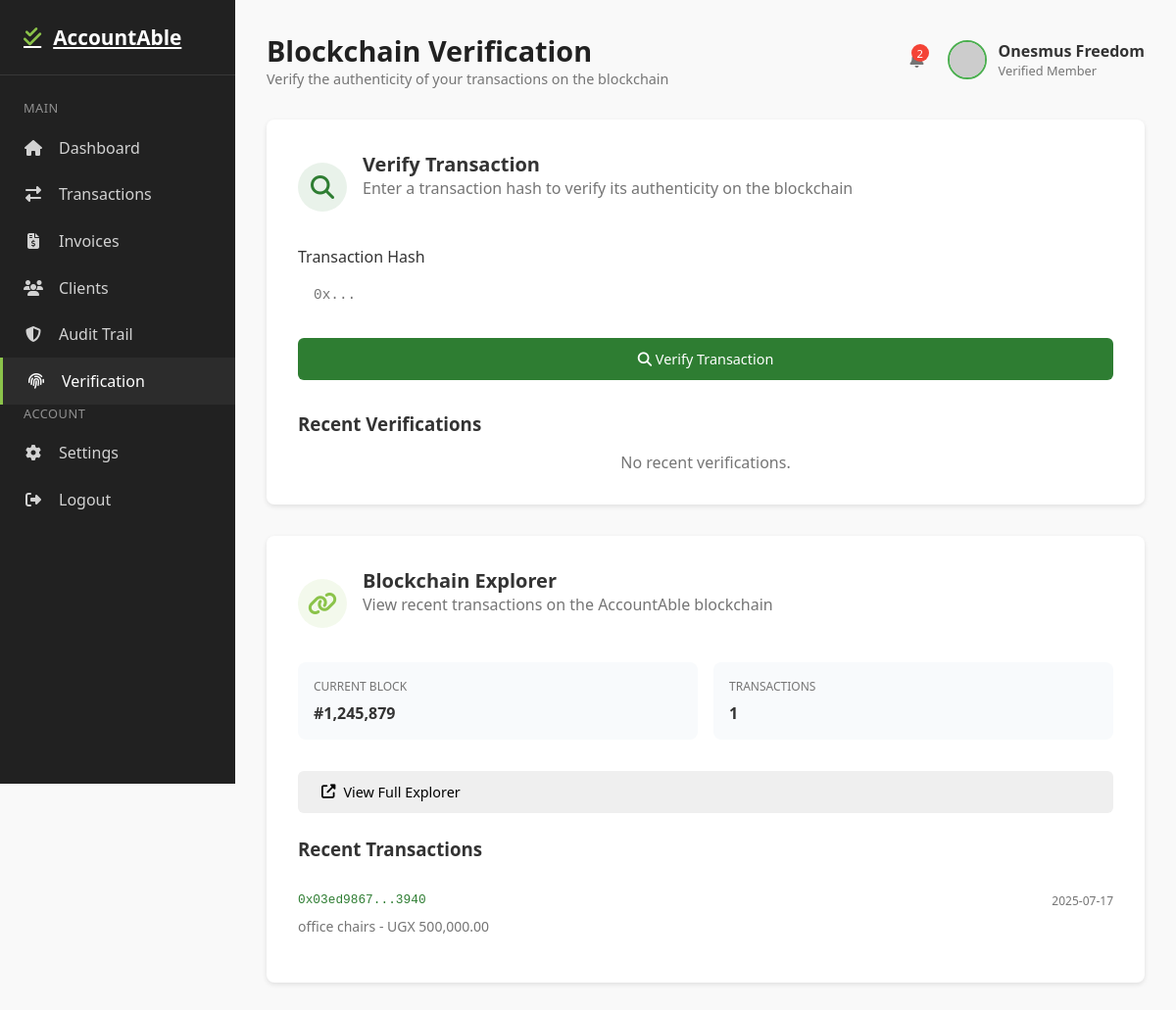
The app's page /Verification.php (signed in) with its own data.
### tables this page shows
CREATE TABLE IF NOT EXISTS `users` (
  `user_id` int NOT NULL AUTO_INCREMENT,
  `full_name` varchar(50) NOT NULL,
  `email` varchar(75) NOT NULL,
  `phone_number` varchar(50) DEFAULT NULL,
  `password_hash` varchar(255) NOT NULL,
  `company_name` varchar(100) DEFAULT NULL,
  `user_role` varchar(15) DEFAULT 'Verified Member',
  `avatar_url` varchar(100) DEFAULT NULL,
  `two_factor_enabled` tinyint(1) DEFAULT '0',
  `blockchain_verification_enabled` tinyint(1) DEFAULT '1',
  `login_notifications_enabled` tinyint(1) DEFAULT '1',
  `default_currency` varchar(10) DEFAULT 'UGX',
  `timezone` varchar(100) DEFAULT 'Africa/Kampala',
  `language` varchar(5) DEFAULT 'en',
  `auto_lock_enabled` tinyint(1) DEFAULT '0',
  `created_at` timestamp NULL DEFAULT CURRENT_TIMESTAMP,
  `updated_at` timestamp NULL DEFAULT CURRENT_TIMESTAMP ON UPDATE CURRENT_TIMESTAMP,
  PRIMARY KEY (`user_id`),
  UNIQUE KEY `email` (`email`),
  KEY `idx_users_email` (`email`)
);

CREATE TABLE IF NOT EXISTS `transactions` (
  `transaction_id` int NOT NULL AUTO_INCREMENT,
  `user_id` int NOT NULL,
  `client_id` int DEFAULT NULL,
  `transaction_date` date NOT NULL,
  `description` text,
  `category` varchar(100) DEFAULT NULL,
  `amount` decimal(18,2) NOT NULL,
  `currency` varchar(10) NOT NULL,
  `transaction_type` enum('Income','Expense','Transfer') NOT NULL,
  `blockchain_status` enum('Verified','Pending','Failed') DEFAULT 'Pending',
  `blockchain_hash` varchar(255) DEFAULT NULL,
  `created_at` timestamp NULL DEFAULT CURRENT_TIMESTAMP,
  `updated_at` timestamp NULL DEFAULT CURRENT_TIMESTAMP ON UPDATE CURRENT_TIMESTAMP,
  PRIMARY KEY (`transaction_id`),
  UNIQUE KEY `blockchain_hash` (`blockchain_hash`(191)),
  KEY `client_id` (`client_id`),
  KEY `idx_transactions_user_id` (`user_id`),
  KEY `idx_transactions_date` (`transaction_date`)
);

### user.php (called while the page is built, shortened)
<?php
class User {
    private $pdo;
    public function __construct(PDO $pdo) {
        $this->pdo = $pdo;
    }
    public function getUserById($userId) {
        try {
            $stmt = $this->pdo->prepare("SELECT * FROM Users WHERE user_id = :user_id");
            $stmt->bindParam(':user_id', $userId, PDO::PARAM_INT);
            $stmt->execute();
            $user = $stmt->fetch();
            if ($user) {
                unset($user['password_hash']);
            }
            return $user;
        } catch (PDOException $e) {
            error_log("Error fetching user by ID: " . $e->getMessage());
            return false;
        }
    }
}
?>

### Verification.php (the view, shortened to what this page needs)
<?php
require_once 'db_connect.php';
require_once 'User.php';
class AuditTrail {
    private $pdo;
    public function __construct(PDO $pdo) {
        $this->pdo = $pdo;
    }
    public function getAuditTrailEntries(
        $userId,
        $limit,
        $offset = 0,
        $searchTerm = '',
        $activityTypeFilter = '',
        $activityStatusFilter = ''
    ) {
        $entries = [];
        $total = 0;
        try {
            $sql = "SELECT at.*, u.full_name AS user_name
                    FROM AuditTrail at
                    LEFT JOIN Users u ON at.user_id = u.user_id
                    WHERE at.user_id = :user_id";
            $params = [':user_id' => $userId];
            if (!empty($activityTypeFilter) && $activityTypeFilter !== 'All Activities') {
                $sql .= " AND at.activity_type = :activity_type";
                $params[':activity_type'] = $activityTypeFilter;
            }
            if (!empty($activityStatusFilter) && $activityStatusFilter !== 'All Status') {
                $sql .= " AND at.activity_status = :activity_status";
                $params[':activity_status'] = $activityStatusFilter;
            }
            $countSql = "SELECT COUNT(*) FROM (" . $sql . ") AS subquery";
            $countStmt = $this->pdo->prepare($countSql);
            $countStmt->execute($params);
            $total = $countStmt->fetchColumn();
            $sql .= " ORDER BY at.timestamp DESC LIMIT :limit OFFSET :offset";
            $params[':limit'] = $limit;
            $params[':offset'] = $offset;
            $stmt = $this->pdo->prepare($sql);
            $stmt->execute($params);
            $entries = $stmt->fetchAll();
        } catch (PDOException $e) {
            error_log("Error fetching audit trail entries: " . $e->getMessage());
        }
        return ['entries' => $entries, 'total' => $total];
    }
}
class Transaction {
    private $pdo;
    public function __construct(PDO $pdo) {
        $this->pdo = $pdo;
    }
    public function getRecentBlockchainTransactions($userId, $limit = 5) {
        try {
            $stmt = $this->pdo->prepare("SELECT transaction_id, description, amount, transaction_date, blockchain_hash FROM Transactions WHERE user_id = :user_id AND blockchain_hash IS NOT NULL ORDER BY transaction_date DESC, created_at DESC LIMIT :limit");
            $stmt->bindParam(':user_id', $userId, PDO::PARAM_INT);
            $stmt->bindParam(':limit', $limit, PDO::PARAM_INT);
            $stmt->execute();
            return $stmt->fetchAll(PDO::FETCH_ASSOC);
        } catch (PDOException $e) {
            error_log("Error fetching recent blockchain transactions: " . $e->getMessage());
            return [];
        }
    }
    public function getTotalTransactionsCount($userId) {
        try {
            $stmt = $this->pdo->prepare("SELECT COUNT(*) FROM Transactions WHERE user_id = :user_id");
            $stmt->bindParam(':user_id', $userId, PDO::PARAM_INT);
            $stmt->execute();
            return $stmt->fetchColumn();
        } catch (PDOException $e) {
            error_log("Error fetching total transactions count: " . $e->getMessage());
            return 0;
        }
    }
}
$userHandler = new User($pdo);
$transactionHandler = new Transaction($pdo);
$auditTrailHandler = new AuditTrail($pdo);
$userId = $_SESSION['user_id'];
$currentUser = $userHandler->getUserById($userId);
$recentBlockchainTransactions = $transactionHandler->getRecentBlockchainTransactions($userId, 10);
$recentVerificationsData = $auditTrailHandler->getAuditTrailEntries(
    $userId,
    5,
    0,
    '',
    'Verification',
    'Success'
);
$recentVerifications = $recentVerificationsData['entries'];
$totalTransactionsCount = $transactionHandler->getTotalTransactionsCount($userId);
$currentBlockNumber = '#1,245,879';
?>
<!DOCTYPE html>
<html lang="en">
  <head>
    <link
      rel="stylesheet"
      href="https://cdnjs.cloudflare.com/ajax/libs/font-awesome/6.4.0/css/all.min.css"
    />
  </head>
  <body>
    <aside class="sidebar">
      <div class="sidebar-header">
        <a href="udashboard.php" class="logo">
          <i class="fas fa-check-double"></i>
          <span>AccountAble</span>
        </a>
      </div>
      <nav class="nav-menu">
        <div class="menu-title">Main</div>
        <a href="udashboard.php" class="nav-item">
            <i class="fas fa-home"></i>
            <span>Dashboard</span>
        </a>
        <a href="transactions.php" class="nav-item">
            <i class="fas fa-exchange-alt"></i>
            <span>Transactions</span>
        </a>
        <a href="invoices.php" class="nav-item">
            <i class="fas fa-file-invoice-dollar"></i>
            <span>Invoices</span>
        </a>
        <a href="client.php" class="nav-item">
            <i class="fas fa-users"></i>
            <span>Clients</span>
        </a>
        <a href="Audit-Trail.php" class="nav-item">
            <i class="fas fa-shield-alt"></i>
            <span>Audit Trail</span>
        </a>
        <a href="Verification.php" class="nav-item active">
            <i class="fas fa-fingerprint"></i>
            <span>Verification</span>
        </a>
        <div class="menu-title">Account</div>
        <a href="settings.php" class="nav-item">
            <i class="fas fa-cog"></i>
            <span>Settings</span>
        </a>
        <a href="Logout.php" class="nav-item">
            <i class="fas fa-sign-out-alt"></i>
            <span>Logout</span>
        </a>
      </nav>
    </aside>
    <main class="main-content">
      <header class="dashboard-header">
        <div class="page-title">
          <h1>Blockchain Verification</h1>
          <p>Verify the authenticity of your transactions on the blockchain</p>
        </div>
        <div class="user-menu">
          <div class="notification-icon">
            <span class="notification-badge">2</span>
          </div>
          <div class="user-profile">
            <img
              src="https://placehold.co/40x40/2e7d32/ffffff?text=<?php echo substr($currentUser['full_name'], 0, 1); ?>"
              alt="User"
              class="user-avatar"
            />
            <div>
              <div class="user-name"><?php echo htmlspecialchars($currentUser['full_name']); ?></div>
              <div class="user-role"><?php echo htmlspecialchars($currentUser['user_role']); ?></div>
            </div>
          </div>
        </div>
      </header>
      <div class="verification-container">
        <div class="verification-card">
          <div class="verification-header">
            <div class="verification-icon">
              <i class="fas fa-search"></i>
            </div>
            <div>
              <h2 class="verification-title">Verify Transaction</h2>
              <p class="verification-desc">
                Enter a transaction hash to verify its authenticity on the
                blockchain
              </p>
            </div>
          </div>
          <div class="verification-form">
            <div class="form-group">
              <label for="tx-hash">Transaction Hash</label>
              <input
                type="text"
                id="tx-hash"
                class="form-control hash-input"
                placeholder="0x..."
              />
            </div>
            <button class="btn btn-primary btn-block" id="verify-btn">
              <i class="fas fa-search"></i> Verify Transaction
            </button>
          </div>
          <div class="recent-verifications">
            <h3 style="margin-bottom: 1rem">Recent Verifications</h3>
            <div id="recent-verifications-list">
                <?php if (!empty($recentVerifications)): ?>
                    <?php foreach ($recentVerifications as $verification): ?>
                        <div class="verification-item">
                            <div class="verification-item-icon">
                                <i class="fas fa-<?php echo ($verification['activity_status'] === 'Success') ? 'check' : 'exclamation'; ?>"></i>
                            </div>
                            <div class="verification-item-content">
                                <div class="verification-item-title"><?php echo htmlspecialchars($verification['activity_title']); ?></div>
                                <div class="verification-item-desc"><?php echo htmlspecialchars($verification['activity_description']); ?></div>
                            </div>
                            <div class="verification-item-time"><?php echo htmlspecialchars($auditTrailHandler->formatTimeAgo($verification['timestamp'])); ?></div>
                        </div>
                    <?php endforeach; ?>
                <?php else: ?>
                    <p style="text-align: center; color: var(--gray-color);">No recent verifications.</p>
                <?php endif; ?>
            </div>
          </div>
        </div>
        <div class="blockchain-explorer">
          <div class="blockchain-header">
            <div class="blockchain-icon">
              <i class="fas fa-link"></i>
            </div>
            <div>
              <h2 class="blockchain-title">Blockchain Explorer</h2>
              <p class="blockchain-desc">
                View recent transactions on the AccountAble blockchain
              </p>
            </div>
          </div>
          <div class="blockchain-stats">
            <div class="stat-item">
              <div class="stat-label">Current Block</div>
              <div class="stat-value"><?php echo htmlspecialchars($currentBlockNumber); ?></div>
            </div>
            <div class="stat-item">
              <div class="stat-label">Transactions</div>
              <div class="stat-value"><?php echo htmlspecialchars($totalTransactionsCount); ?></div>
            </div>
          </div>
          <button class="btn btn-outline blockchain-btn">
            <i class="fas fa-external-link-alt"></i> View Full Explorer
          </button>
          <h3 style="margin-bottom: 1rem">Recent Transactions</h3>
          <div class="blockchain-tx-list">
            <?php if (!empty($recentBlockchainTransactions)): ?>
                <?php foreach ($recentBlockchainTransactions as $tx): ?>
                    <div class="tx-item">
                        <div class="tx-header">
                            <a href="#" class="tx-hash" data-hash="<?php echo htmlspecialchars($tx['blockchain_hash']); ?>">
                                <?php echo htmlspecialchars(substr($tx['blockchain_hash'], 0, 10)) . '...' . htmlspecialchars(substr($tx['blockchain_hash'], -4)); ?>
                            </a>
                            <div class="tx-time"><?php echo htmlspecialchars($tx['transaction_date']); ?></div>
                        </div>
                        <div class="tx-details">
                            <?php echo htmlspecialchars($tx['description']); ?> - UGX <?php echo htmlspecialchars(number_format($tx['amount'], 2)); ?>
                        </div>
                    </div>
                <?php endforeach; ?>
            <?php else: ?>
                <p style="text-align: center; color: var(--gray-color);">No recent blockchain transactions.</p>
            <?php endif; ?>
          </div>
        </div>
      </div>
    </main>
  </body>
</html>

### records on screen
users: full_name "Onesmus Freedom", user_role "Verified Member"
transactions: blockchain_hash "0x03ed9867", blockchain_hash "3940", transaction_date "2025-07-17", description "office chairs", amount "500,000.00"

### other values on screen
$currentBlockNumber "#1,245,879"
$totalTransactionsCount "1"
